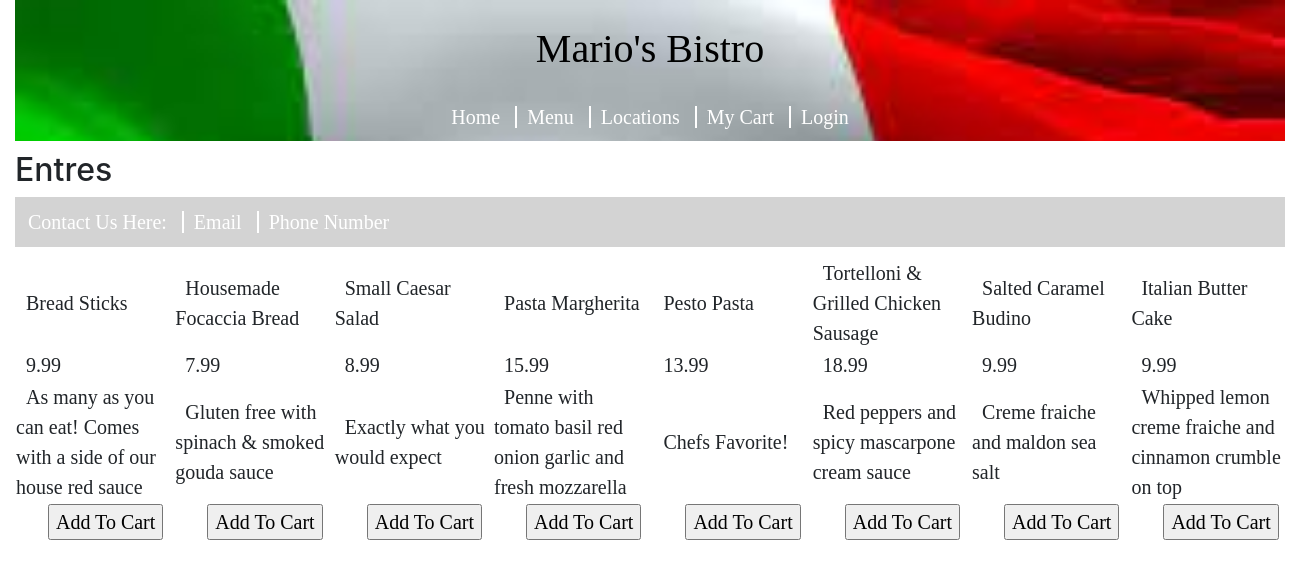
Page /menu.php on the committed database.
### tables this page shows
CREATE TABLE IF NOT EXISTS menuItem (
  id int(11) NOT NULL,
  name varchar(255) NOT NULL,
  price double NOT NULL,
  description varchar(255),
  inStock tinyint(1) NOT NULL,
  PRIMARY KEY(id)
);

### menu.php (the view, shortened to what this page needs)
<?php
  require('database.php');
  $queryMenu = 'SELECT * FROM menuItem';
  $itemNames = $db->query($queryMenu);
  $itemPrices = $db->query($queryMenu);
  $itemDescriptions = $db->query($queryMenu);
  $itemButtons = $db->query($queryMenu);
 ?>
 <!DOCTYPE html>
 <html>
     <head>
         <link rel="stylesheet" href="index.css">
 	       <link rel="stylesheet" href="https://stackpath.bootstrapcdn.com/bootstrap/4.1.1/css/bootstrap.min.css">
     </head>
     <body class="container-fluid">
       <header>
         <h1>Mario's Bistro</h1>
 	       <nav>
           <a class="link" href = "index.php"> Home </a>
           <a class="link" href = "menu.php"> Menu </a>
           <a class="link" href = "locations.php"> Locations </a>
           <a class="link" href = "cart.php"> My Cart </a>
           <?php
           $isLoggedIn = "Login";
           $phpPage = "login.php";
            ?>
           <a class="link" href=<?php echo $phpPage ?>>  <?php echo $isLoggedIn ?> </a>
         </nav>
       </header>
       <div>
         <h2 class="entres_title"> Entres </h2>
         <table>
           <tr>
             <?php foreach ($itemNames as $item): ?>
               <td><a><?php echo $item['name']?></a></td>
             <?php endforeach; ?>
           </tr>
           <tr>
             <?php foreach ($itemPrices as $item): ?>
               <td><a><?php echo $item['price']?></a></td>
             <?php endforeach; ?>
           </tr>
           <tr>
             <?php foreach ($itemDescriptions as $item): ?>
               <td><a><?php echo $item['description']?></a></td>
             <?php endforeach; ?>
           </tr>
           <tr>
             <?php foreach($itemButtons as $item): ?>
                <td>
                  <form action="addToCart.php" method="post">
                    <a><input type="hidden" name="itemId" value="<?php echo $item['id']?>"></a>
                    <a><input type="submit" name="add" value="Add To Cart"></a>
                  </form>
                </td>
             <?php endforeach; ?>
           </tr>
       </div>
       <footer>
       	<nav id="socials">
       	  <a style="color: white"> Contact Us Here: </a>
       	  <a class="link" href = "" target="_blank"> Email </a>
       	  <a class="link" href = "" target="_blank"> Phone Number </a>
       	</nav>
       </footer>
     </body>
 </html>

### index.css (style rules this page uses)
body { background-color: tan; }
header { color: black; background-image: url('flag.jpeg'); background-size: cover; text-align: center; font-family: Impact; font-size: 40px; padding-top: 10px; }
h1 { padding-top: 15px; padding-bottom: 0px; }
a { width: 100%; text-decoration: none; font-size: 20px; color: yellow; text-align: center; font-family: Verdana; border-right: 2px solid #FFFFFF; padding-right: 10px; padding-left: 10px; padding-top: 0; padding-bottom: 0; }
a:last-child { border-right: 0; }
footer { color: black; background-color: lightgray; font: Verdana; padding: 3px; padding-top: 10px; padding-bottom: 10px; margin-bottom: 10px; }
div { padding-top: 10px; padding-bottom: 10px; font-size: 18px; }
@media (min-width: 1000px) { div { padding-bottom: 30px; } }
.link { color: white; }

### rows in the picture
menuitem: name "Bread Sticks", price "9.99", description "As many as you can eat! Comes with a side of our house red sauce"
menuitem: name "Housemade Focaccia Bread", price "7.99", description "Gluten free with spinach & smoked gouda sauce"
menuitem: name "Small Caesar Salad", price "8.99", description "Exactly what you would expect"
menuitem: name "Pasta Margherita", price "15.99", description "Penne with tomato basil red onion garlic and fresh mozzarella"
menuitem: name "Pesto Pasta", price "13.99", description "Chefs Favorite!"
menuitem: name "Tortelloni & Grilled Chicken Sausage", price "18.99", description "Red peppers and spicy mascarpone cream sauce"
menuitem: name "Salted Caramel Budino", price "9.99", description "Creme fraiche and maldon sea salt"
menuitem: name "Italian Butter Cake", price "9.99", description "Whipped lemon creme fraiche and cinnamon crumble on top"

### other values in the picture
$isLoggedIn "Login"
